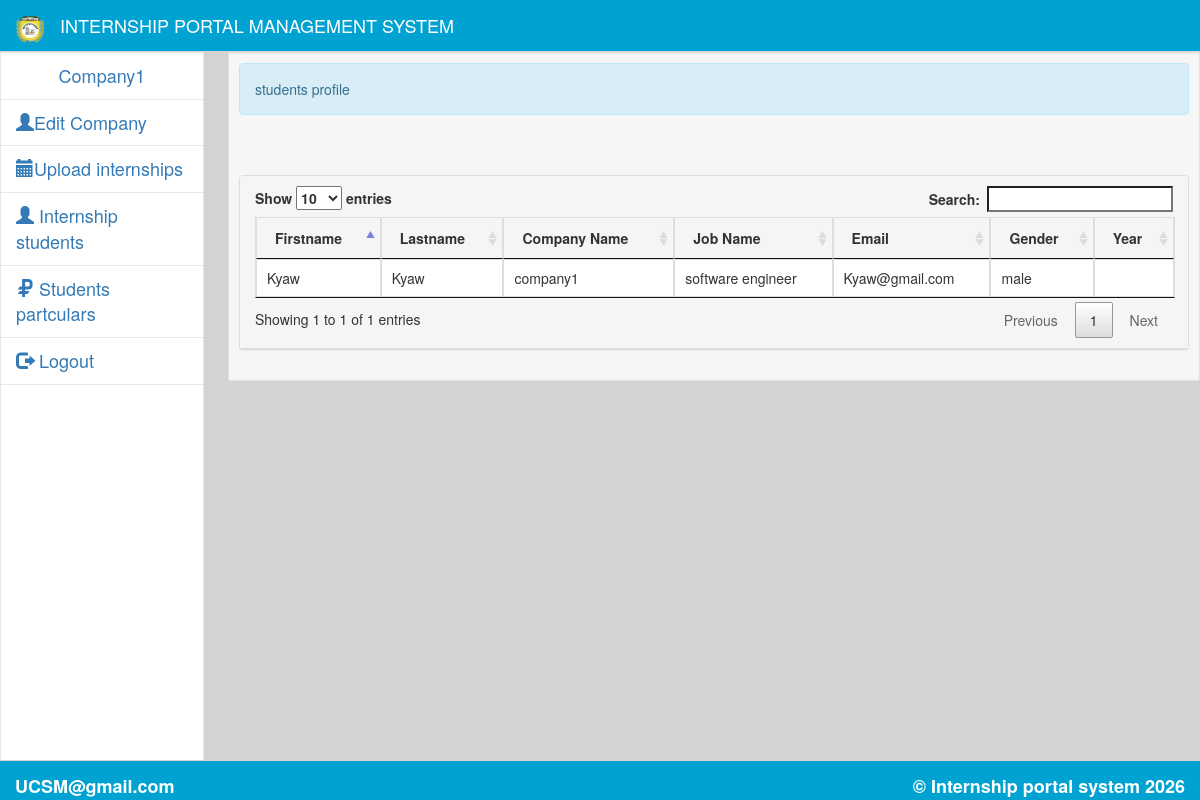
Page /company1/internship_student.php (signed in) on the committed database.
### tables this page shows
CREATE TABLE `company` (
  `company_id` int(11) NOT NULL,
  `username` varchar(30) NOT NULL,
  `password` varchar(12) NOT NULL,
  `URL` varchar(255) NOT NULL,
  `name` varchar(40) NOT NULL,
  `email` varchar(55) NOT NULL,
  `desc` varchar(60) NOT NULL
);

CREATE TABLE `student` (
  `id` int(8) NOT NULL,
  `first_name` varchar(40) NOT NULL,
  `last_name` varchar(40) NOT NULL,
  `company_name` varchar(40) NOT NULL,
  `job_name` varchar(40) NOT NULL,
  `email` varchar(40) NOT NULL,
  `gender` varchar(20) NOT NULL,
  `file` varchar(100) NOT NULL
);

### company1/internship_student.php (the view, shortened to what this page needs)
<!DOCTYPE html>
<?php
	require_once '../connect.php';
?>
<html lang = "eng">
	<head>
		<link rel = "stylesheet" type = "text/css" href = "../css/bootstrap.css" />
		<link rel = "stylesheet" type = "text/css" href = "../css/style1.css" />
		<link rel = "stylesheet" type = "text/css" href = "../css/jquery-ui.css" />
		<link rel = "stylesheet" type = "text/css" href = "../css/jquery.dataTables.css" />
	</head>
<body>
<?php include'head.php'?>
<?php include 'sidebar.php'?>
		<div id = "sidecontent" class = "well pull-right">
				<div class = "alert alert-info">students profile</div>
				<br />
				<br />
				<div id = "s_table" class = "panel panel-default">
					<div  class = " panel-heading">
						<table id = "table" class = "table table-bordered">
							<thead>
								<tr>
									<th>Firstname</th>
									<th>Lastname</th>
									<th>Company Name</th>
									<th>Job Name</th>
									<th>Email</th>
									<th>Gender</th>
                                    <th>Year</th>
								</tr>
							</thead>
							<tbody>
								<?php
                                    $stmt = $conn->prepare("SELECT name FROM `company` WHERE company_id = ?");
                                    $stmt->bind_param("s", $_SESSION['company_id']);
                                    $stmt->execute();
                                    $stmt->store_result();
                                    $stmt->bind_result($name);
									$s_query = $conn->query("SELECT * FROM `student` WHERE company_name='$name'") or die($conn->error);
									while($act_fetch = $s_query->fetch_array()){
								?>
								<tr>
								<td><?php echo $act_fetch['first_name']?></td>
								<td><?php echo $act_fetch['last_name']?></td>
								<td><?php echo $act_fetch['company_name']?></td>
								<td><?php echo $act_fetch['job_name']?></td>
                                <td><?php echo $act_fetch['email']?></td>
                                <td><?php echo $act_fetch['gender']?></td>
							<?php
								echo "<td>" . $academicyear . "</td>";
							}
							?>
							</tbody>
						</table>
					</div>
				</div>
		</div>
	<br />
	<br />
	<br />
	<br />
	<br />
	<br />
	<br />
	<br />
	<br />
	<nav class = "navbar-default" id = "footer">
		<label class = "navbar-brand pull-right">&copy; Internship portal system  <?php echo date('Y', strtotime('+8 HOURS'))?></label>
		<label class = "navbar-brand ">UCSM@gmail.com</label>
	</nav>
</body>
</html>

### company1/sidebar.php
<div id = "sidebar">
	<ul id = "menu" class = "nav menu">
		<li>
			<a>
				<?php
					require_once '../connect.php';
					$q_admin_side = $conn->query("SELECT * FROM `company` WHERE `company_id` = {$_SESSION['company_id']}") or die($conn->error);
					$f_admin_side = $q_admin_side->fetch_array();
					echo "<center>".$f_admin_side['name']."</center>";
				?>
			</a>
		</li>
		<li><a href = "edit_company.php"><i class = "glyphicon glyphicon-user"></i>Edit Company</a></li>
		<li><a href = "activity.php"><i class = "glyphicon glyphicon-calendar"></i>Upload internships</a></li>
		<li><a href = "internship_student.php"><i class = "glyphicon glyphicon-user"></i> Internship students</a></li>
		<li><a href = "student.php"><i class = "glyphicon glyphicon-ruble"></i> Students partculars</a></li>
		<li><a href = "logout.php"><i class = "glyphicon glyphicon-log-out"></i> Logout</a></li>
	</ul>
</div>

### css/style1.css (style rules this page uses)
body { background-color: #D3D3D3; }
#footer { background-color: #00a2d1; height:40px; width:100%; filter: none; border: 1px solid #D5D5D5; position: fixed; right: 0; left: 0; z-index: 1030; bottom: 0; border-width: 1px 0 0; }
#sidebar { top:52px; width:17%; position:fixed; height:100%; border:1px solid #e7e7e7; background-color:#fff; font-size: large; }
#sidecontent { width:81%; word-wrap:break-word; margin-top:52px; background-color:rgba(255, 255, 255, 0.8); padding:10px; border-radius:2px; }
.menu li { border-bottom:1px solid #E7E7E7; }
#footer { height:40px; width:100%; filter: none; border: 1px solid #D5D5D5; position: fixed; right: 0; left: 0; z-index: 1030; bottom: 0; border-width: 1px 0 0; }

### rows in the picture
company: name "Company1"
student: first_name "Kyaw", last_name "Kyaw", company_name "company1", job_name "software engineer", email "Kyaw@gmail.com", gender "male"
